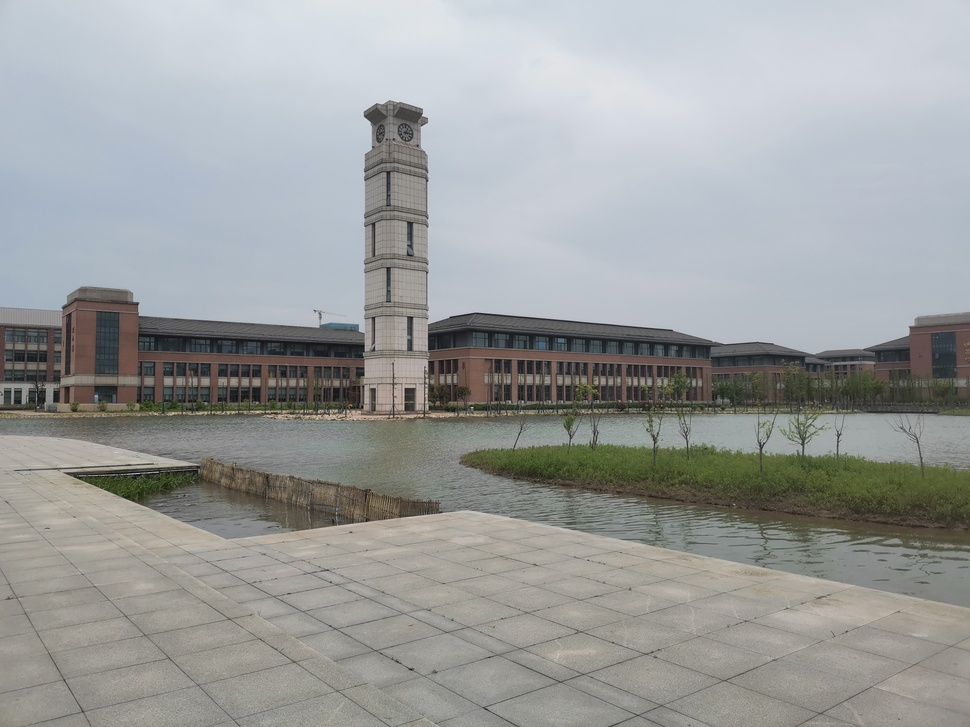
#> input picture 计算机视觉实践-练习4/a.jpg, 970 x 727 px, shrunk from 4000 x 3000 before the run
$ jupyter execute '代码.ipynb'
#> lines starting #> are read from the running program, lines starting #| are printed output that depends on the picture
[cell 1]
# 导入模块
import cv2
import numpy as np

[cell 2]
#读取输入图片
imageA = cv2.imread("a.jpg")
#> imageA is the input picture: shape (727, 970, 3); mean B, G, R 156.9, 157.5, 155.2
imageB = cv2.imread("b.jpg")
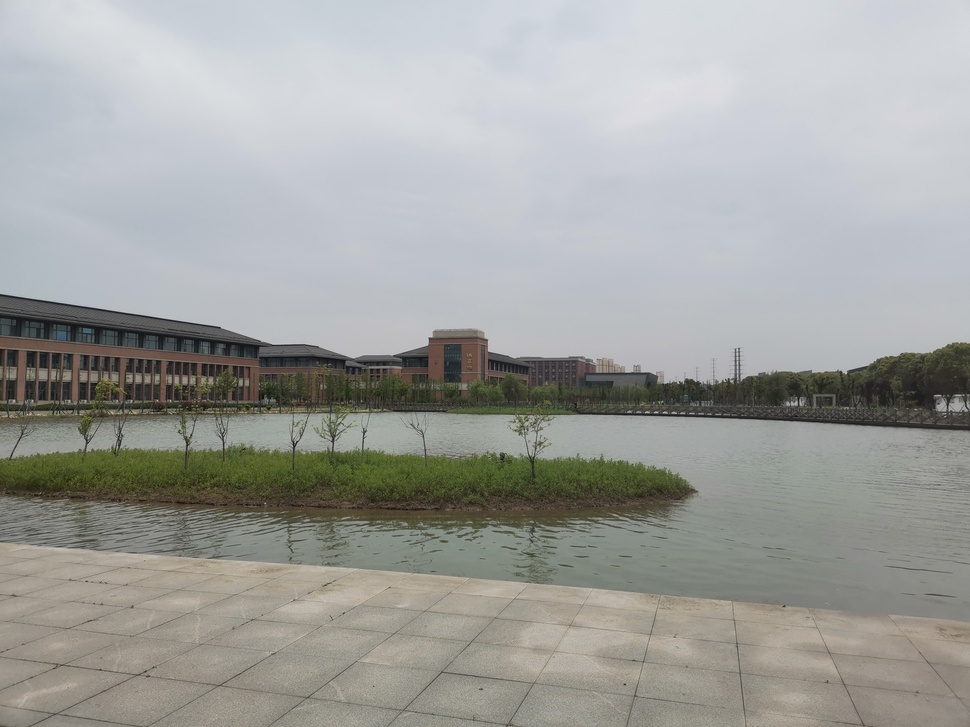
#> input picture 计算机视觉实践-练习4/b.jpg, 970 x 727 px, shrunk from 4000 x 3000 before the run
#> imageB is the input picture: shape (727, 970, 3); mean B, G, R 158.5, 161.3, 160.2

[cell 3]
# 创建SIFT对象
sift = cv2.SIFT_create()  # 可以改为SIFT
# 提取特征点和描述子
kp1, descrip1 = sift.detectAndCompute(imageA, None)
#> kp1 = 1377 keypoints; strongest (x, y, size): (375, 115, 12.9), (410, 394, 8.2), (410, 319, 4.5), (409, 117, 19.2)
kp2, descrip2 = sift.detectAndCompute(imageB, None)
#> kp2 = 1002 keypoints; strongest (x, y, size): (656, 412, 1.8), (673, 413, 2), (732, 381, 1.9), (364, 432, 2.6)

[cell 4]
# 创建FLANN匹配器
# 指定使用KD树
FLANN_INDEX_KDTREE = 0
indexParams = dict(algorithm=FLANN_INDEX_KDTREE, trees=5)
searchParams = dict(checks=50)
# 创建FLANN匹配器实例
flann = cv2.FlannBasedMatcher(indexParams, searchParams)
# 执行knn匹配
match = flann.knnMatch(descrip1, descrip2, k=2)
#> match = 1377 matches
# 存储匹配点对
good = []
# 过滤特征点
for i, (m, n) in enumerate(match):
    if m.distance < 0.75 * n.distance:
        good.append(m)
#> after the loop, good = 209 matches

[cell 5]
# 当筛选后的匹配对大于10时，计算视角变换矩阵
if len(good) > 10:
    src_pts = np.float32([kp1[m.queryIdx].pt for m in good]).reshape(-1, 1, 2)
#> src_pts = 209 rows, first 8: [72.01, 286.3], [238.4, 409.6], [243.2, 358.9], [243.2, 358.9], [297.3, 382.5], [297.9, 403.2], [317.7, 369], [336.2, 390.2]
    ano_pts = np.float32([kp2[m.trainIdx].pt for m in good]).reshape(-1, 1, 2)
#> ano_pts = 209 rows, first 8: [455.4, 321.4], [288.4, 522.8], [185.7, 356.2], [185.7, 356.2], [214.6, 379.9], [293.8, 401], [30.78, 355.7], [42.88, 384.3]
    M, mask = cv2.findHomography(src_pts, ano_pts, cv2.RANSAC, 5.0)
#> M = [[3.35, -0.338, -1552.4], [0.982, 2.75, -704.7], [0.00244, 1.4e-05, 1]]; mask = 209 values, max 1 at index 12, min 0 at index 0, mean 0.813
    print('单应性矩阵 M:')
    print(M)
#| [[ 3.35245975e+00 -3.37867596e-01 -1.55235044e+03]
#|  [ 9.81544414e-01  2.75455472e+00 -7.04731489e+02]
#|  [ 2.43547485e-03  1.40023472e-05  1.00000000e+00]]
    warpImg = cv2.warpPerspective(imageB, np.linalg.inv(M), (imageA.shape[1] + imageB.shape[1], imageB.shape[0]))
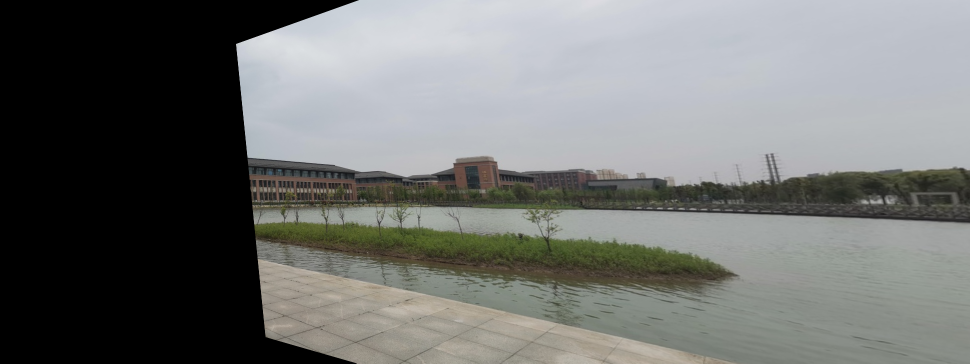
#> warpImg: shape (727, 1940, 3) (shown at 1/2 size); mean B, G, R 113.3, 115, 113.3
    direct = warpImg.copy()
    direct[0:imageA.shape[0], 0:imageB.shape[1]] = imageA
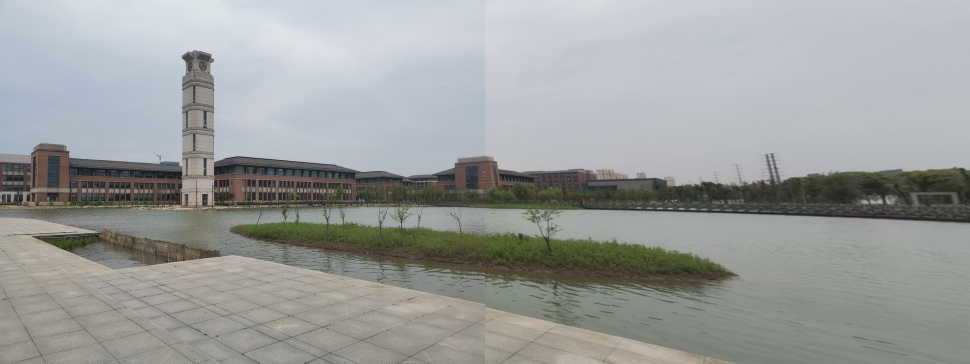
#> direct: shape (727, 1940, 3) (shown at 1/2 size); mean B, G, R 156.4, 157.5, 154.8

[cell 6]
# 计算重叠区域
rows, cols = imageA.shape[:2]
#> rows = 727; cols = 970
# 从左向右查找第一个非空且与warpImg有重叠的列
for col in range(0, cols):
    if imageA[:, col].any() and warpImg[:, col].any():
        left = col
        print(left)
        break
# 从右向左查找最后一个非空且与warpImg有重叠的列
for col in range(cols - 1, 0, -1):
    if imageA[:, col].any() and warpImg[:, col].any():
        right = col
        print(right)
        break

[cell 7]
# 加权处理
res = np.zeros([rows, cols, 3], np.uint8)
for row in range(0, rows):
    for col in range(0, cols):
        if not imageA[row, col].any():  # 如果没有原图，用旋转的填充
            res[row, col] = warpImg[row, col]
        elif not warpImg[row, col].any():
            res[row, col] = imageA[row, col]
        else:
            # 加权混合
            srcImgLen = float(abs(col - left))
            testImgLen = float(abs(col - right))
            alpha = srcImgLen / (srcImgLen + testImgLen)
            res[row, col] = np.clip(imageA[row, col] * (1 - alpha) + warpImg[row, col] * alpha, 0, 255)

[cell 8]
# 保存结果
warpImg[0:imageA.shape[0], 0:imageA.shape[1]] = res
cv2.imwrite("result.jpg", warpImg)
#> Out = True
